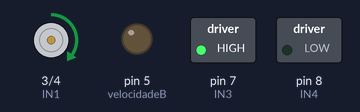
The sketch below on a simulated Arduino Uno, built with avr-gcc and run on an emulated ATmega328P. Shown: motor-driver pin pairs drawn as motors (green arrow = first pin HIGH = forward, orange = second pin HIGH = backward, longer = more drive), switched loads named in the sketch (green lamp = pin HIGH), output pins drawn as LEDs (lit = HIGH).

Above: at 0.05 s.
At 0.6 s:
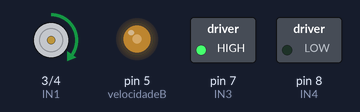
At 1.2 s:
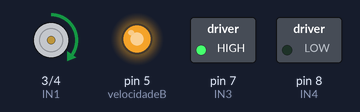
At 1.8 s:
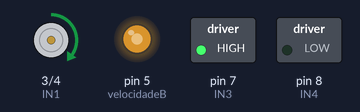
At 2.4 s:
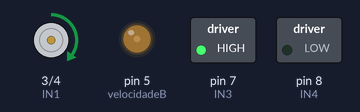
Timing chart, 0 to 3.0 s (numbered marks = the images above):
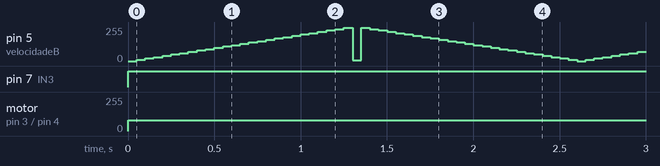

Measured:
- by itself, pin 5 (velocidadeB): moves between 0/255 and 250/255, repeating every 2.6 s
- by itself, pin 7 (IN3): LOW → HIGH at 0.00 s
- by itself, motor on pin 3 (IN1) / pin 4 (IN2): stopped → forward 80/255 at 0.00 s

The sketch:

tcc_rodinha.ino
```cpp
/*Pinagem do arduino*/
//motor_A
int IN1 = 3 ;
int IN2 = 4 ;
int velocidadeA = 3;
//motor_B
int IN3 = 7 ;
int IN4 = 8 ;
int velocidadeB = 5;
//variavel auxiliar
int velocidade = 0;
//Inicializa Pinos
void setup(){
pinMode(IN1,OUTPUT);
pinMode(IN2,OUTPUT);
pinMode(IN3,OUTPUT);
pinMode(IN4,OUTPUT);
pinMode(velocidadeA,OUTPUT);
pinMode(velocidadeB,OUTPUT);
}
void loop(){
/*Exemplo de velocidades no motor A*/
//Sentido 2
digitalWrite(IN1,HIGH);
digitalWrite(IN2,LOW);
//Alta
analogWrite(velocidadeA,230);
//Intermediaria
analogWrite(velocidadeA,150);
//Baixa
analogWrite(velocidadeA,80);
/*Exemplo de variacao de velocidade no motor B*/
//Sentido 2
digitalWrite(IN3,HIGH);
digitalWrite(IN4,LOW);
//velocidade de 0 a 255
while (velocidade < 255){
analogWrite(velocidadeB,velocidade);
velocidade = velocidade + 10;
delay(50);
}
//velocidade de 255 a 0
while (velocidade > 0){
analogWrite(velocidadeB,velocidade);
velocidade = velocidade - 10;
delay(50);
}
}
```
